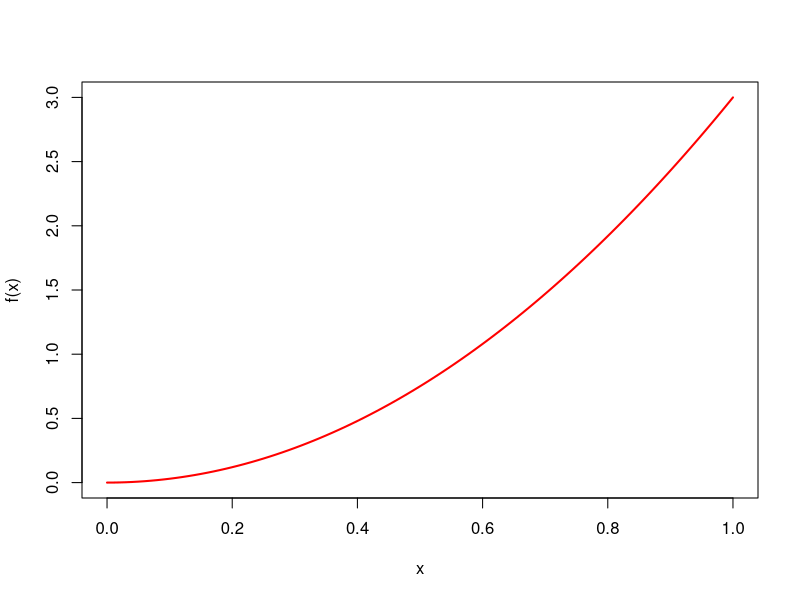
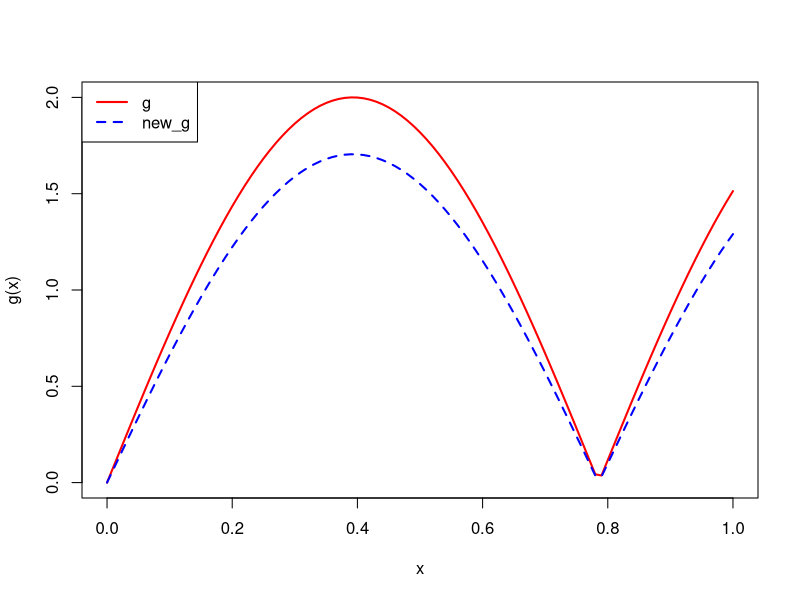
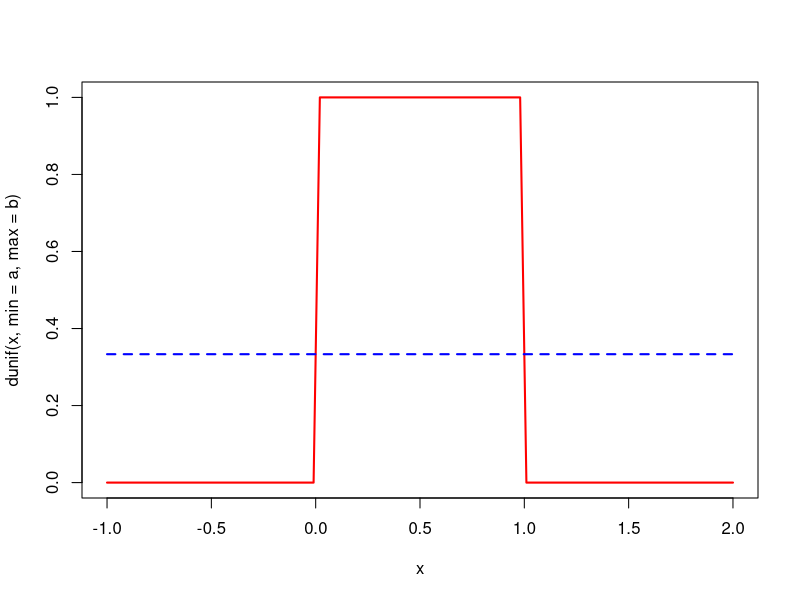
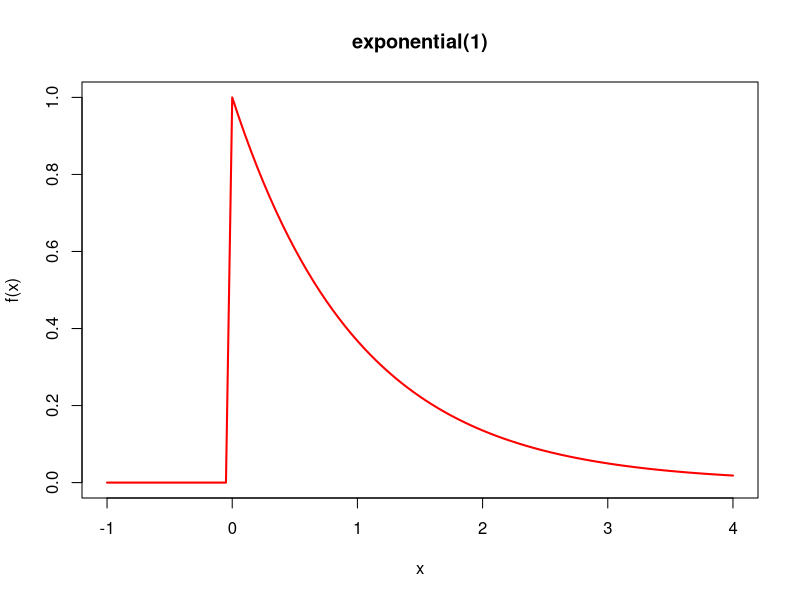
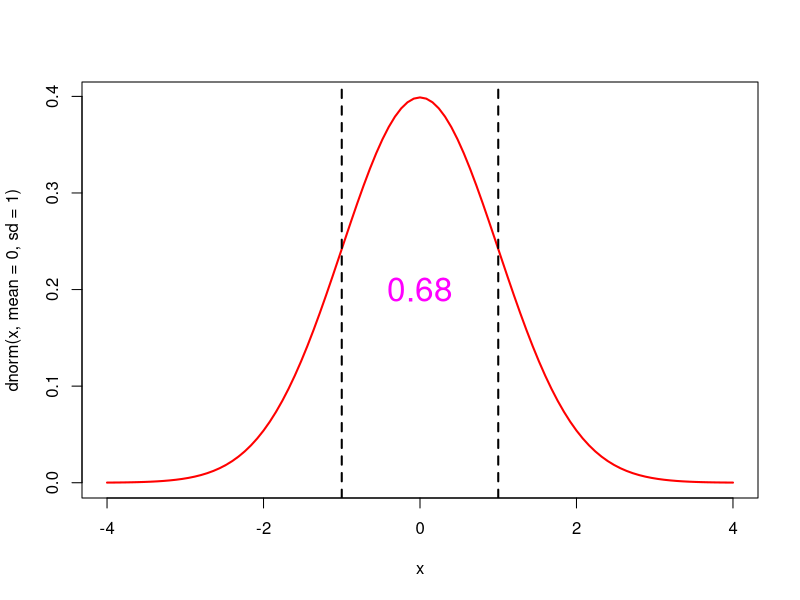
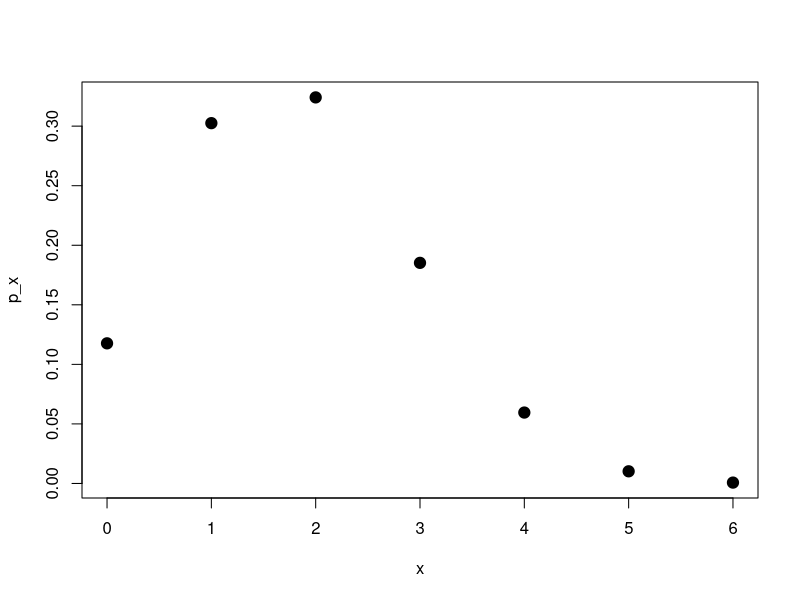
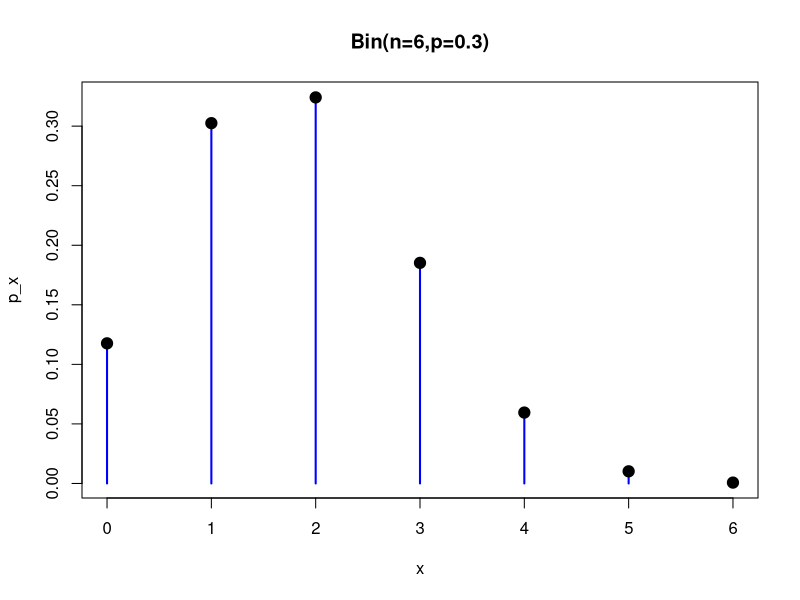
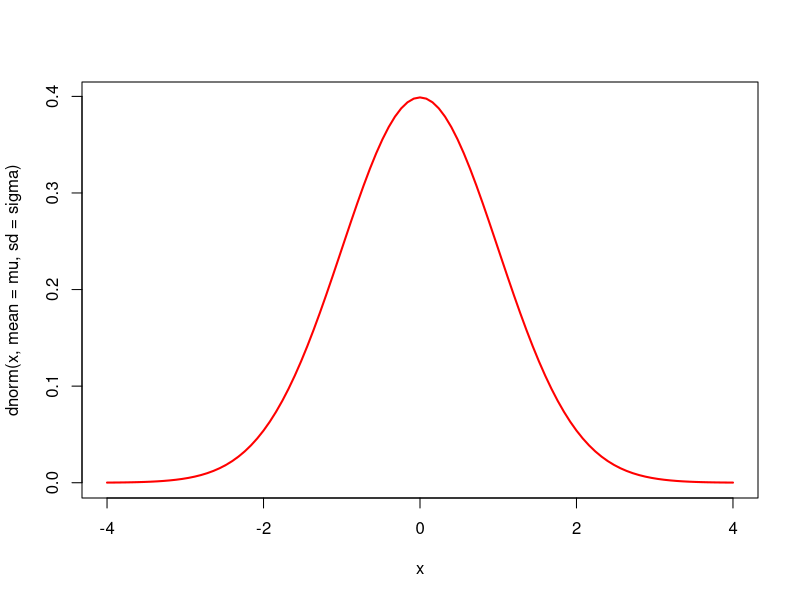

The R source for these figures, in order: (Note: this script raises an error after producing the figures.)
par(mfrow=c(1,1))
a=0
b=1

f=function(x){
  3*x^2
}
curve(f(x),a,b,col="red",lwd=2)
integrate(f,lower=a,upper = b)

g=function(x){
  2*abs(sin(4*x))
}
curve(g(x),a,b,col="red",lwd=2)
output=integrate(g,a,b)
print(output)

new_g=function(x){
    g(x)/output$value  
}

curve(new_g(x),col="blue",lwd=2,lty=2,add = TRUE)
legend("topleft",legend=c("g","new_g"),col = c("red","blue"),lty = c(1,2),lwd = c(2,2))
integrate(new_g,a,b)


### The letter d
### d stands for density 
### uniform(a,b)

a=0
b=1
curve(dunif(x,min=a,max=b),-1,2,col="red",lwd=2)

a=-1
b=2
curve(dunif(x,min=a,max=b),col="blue",lty=2,lwd=2,add = TRUE)

### Exponential density function
curve(dexp(x,rate = 1),-1,4,col="red",lwd=2,ylab = "f(x)",main="exponential(1)")

curve(dnorm(x,mean = 0,sd=1),-4,4,col="red",lwd=2)
abline(v=-1,col="black",lwd=2,lty=2)
abline(v=1,col="black",lwd=2,lty=2)
out=integrate(dnorm,-1,1)
out$value
text(0,0.2,"0.68",cex=2,col="magenta")

### Binomial distribution
n=6
p=0.3
x=0:n
p_x=choose(n,x)*p^x*(1-p)^(n-x)
print(p_x)
plot(x,p_x,pch=19,cex=1.5)
plot(x,p_x,type = "h",col="blue",lwd=2)
points(x,p_x,cex=1.5,col="black",pch=19)
title("Bin(n=6,p=0.3)")

## Discussion with bell curve
mu=0
sigma=1
curve(dnorm(x,mean = mu,sd=sigma),col="red",lwd=2,-4,4)
n=400
set.seed(12)
x=rnorm(n=n,mean=mu,sd=sigma)
print(x)
hist(x,probability = TRUE)
      main=paste("n=",n)
curve(dnorm(x,mean=mu,sd=sigma),add=TRUE,col="red",lwd=2)

par(mfrow=c(2,2))
n_vals=c(10,50,100,400)
for(n in n_vals){
  x=rnorm(n=n,mean=mu,sd=sigma)
  print(x)
  hist(x,probability = TRUE)
  main=paste("n=",n)
  curve(dnorm(x,mean=mu,sd=sigma),add=TRUE,col="red",lwd=2)
  
}

#
p=0.3
n=200000
x=rbinom(n=n,size = 1,prob = p)
x
prop=sum(x)/n
prop


n_vals=1:100
prop=numeric(length=length(n_vals))
for(n in n_vals){
  x=rbinom(n=n,size = 1,prob = p)
  x
  prop[n]=sum(x)/n
}
par(mfrow=c(1,1))
prop
plot(n_vals,prop,type = "l",col="red")
abline(h=p,col="blue",lty=2,lwd=3)

lines(n_vals,prop,col="black")
anlines(v=20,col="")

rep=100
n_vals=1:100
prop=matrix(data=NA,nrow=rep,ncol=length(n_vals))
for(i in 1:rep){
  for(n in n_vals){
    x=rbinom(n=n,size=1,prob=p)
    prop[i,n]=sum(x)/n
  }
  
}
View(prop)
par(mfrow=c(2,3))
hist(prop[,1],probability=TRUE,
    main="n=2", xlab="p",xlim=c(0,1))
hist(prop[,1],probability=TRUE,
     main="n=3", xlab="p",xlim=c(0,1))
hist(prop[,1],probability=TRUE,
     main="n=4", xlab="p",xlim=c(0,1))
hist(prop[,1],probability=TRUE,
     main="n=5", xlab="p",xlim=c(0,1))
hist(prop[,1],probability=TRUE,
     main="n=6", xlab="p",xlim=c(0,1))
hist(prop[,1],probability=TRUE,
     main="n=7", xlab="p",xlim=c(0,1))

par(mfrow=c(2,3))
hist(prop[,3],probability=TRUE,xlim=c(0,1))
hist(prop[,6],probability=TRUE,xlim=c(0,1))
hist(prop[,9],probability=TRUE,xlim=c(0,1))
hist(prop[,12],probability=TRUE,xlim=c(0,1))
hist(prop[,15],probability=TRUE,xlim=c(0,1))

